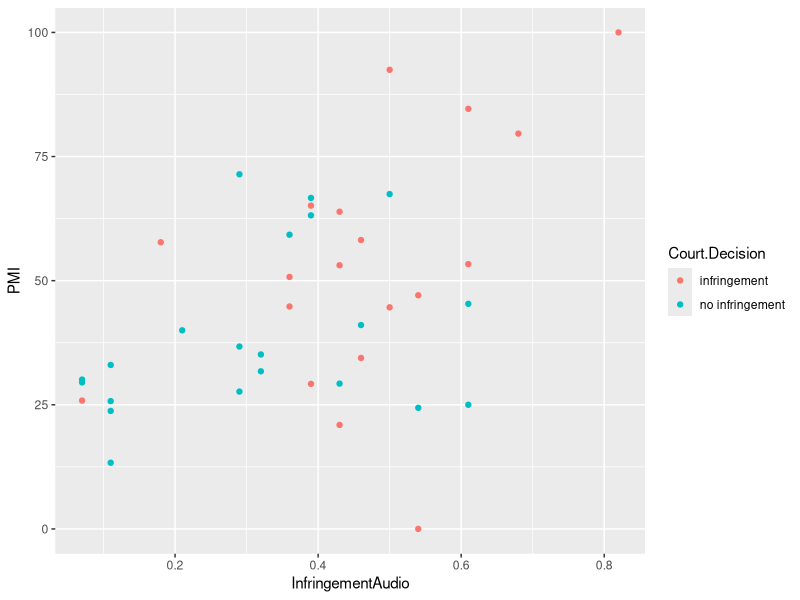
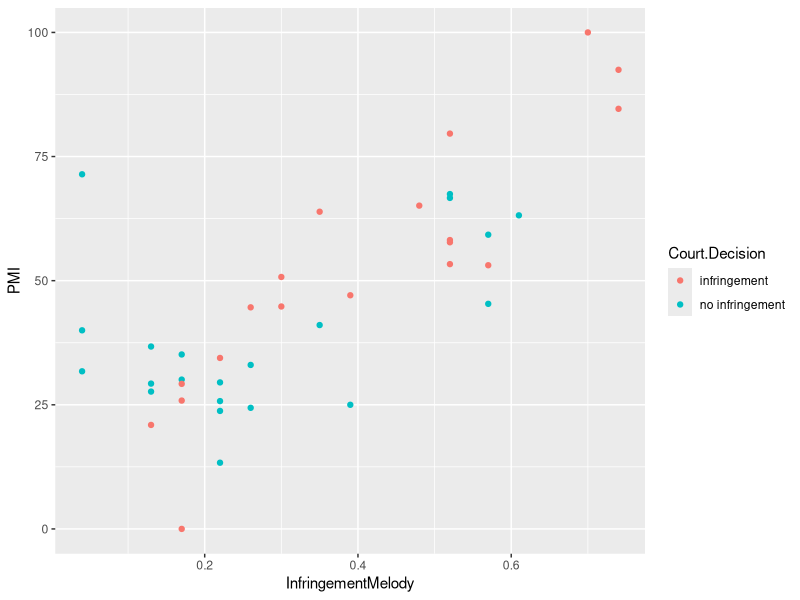
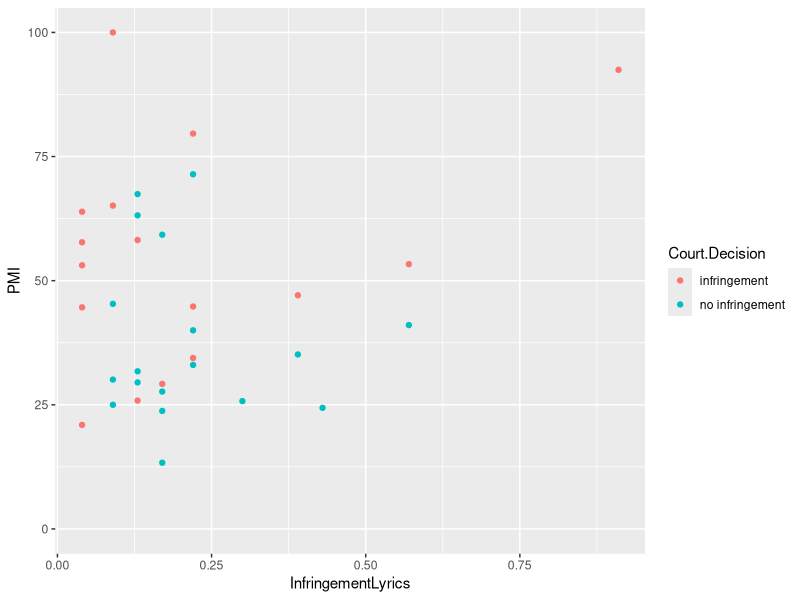
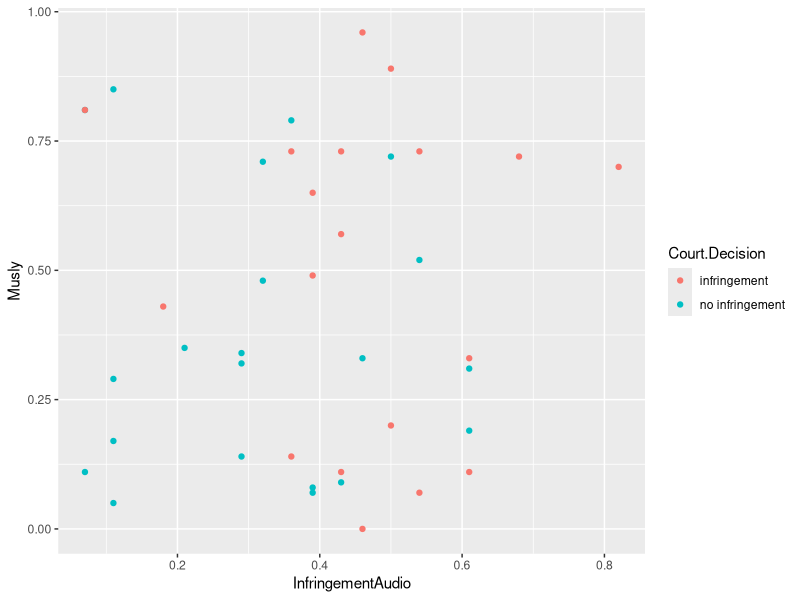
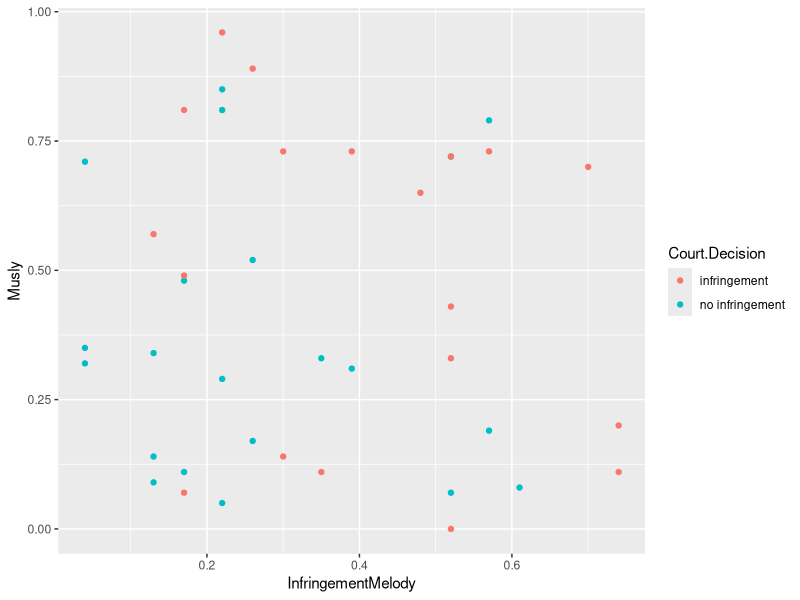
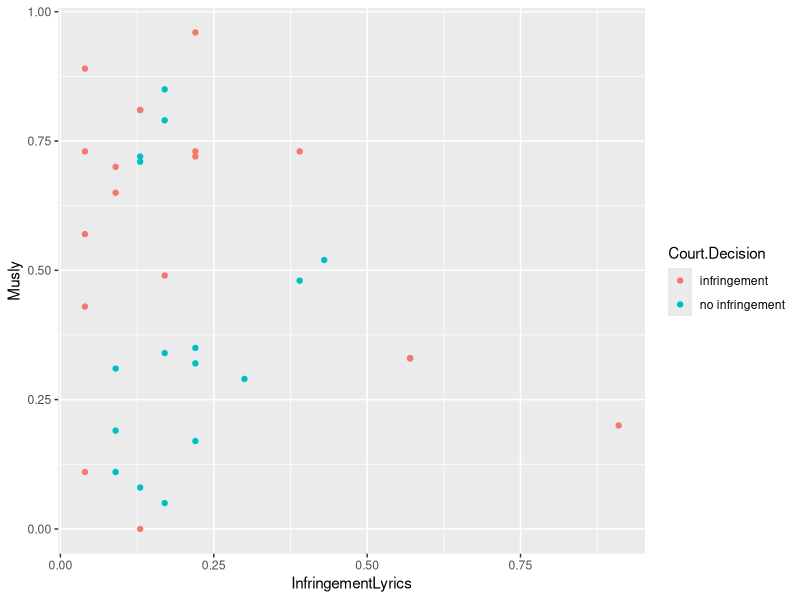
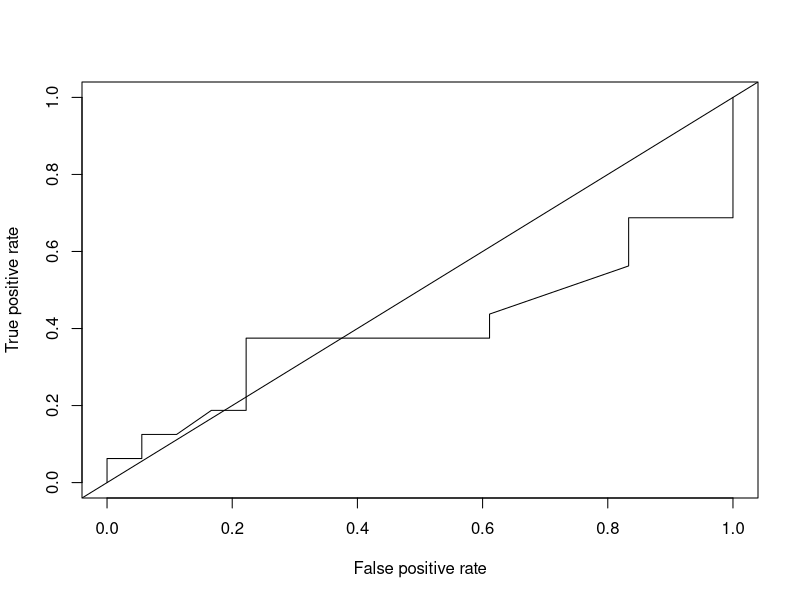
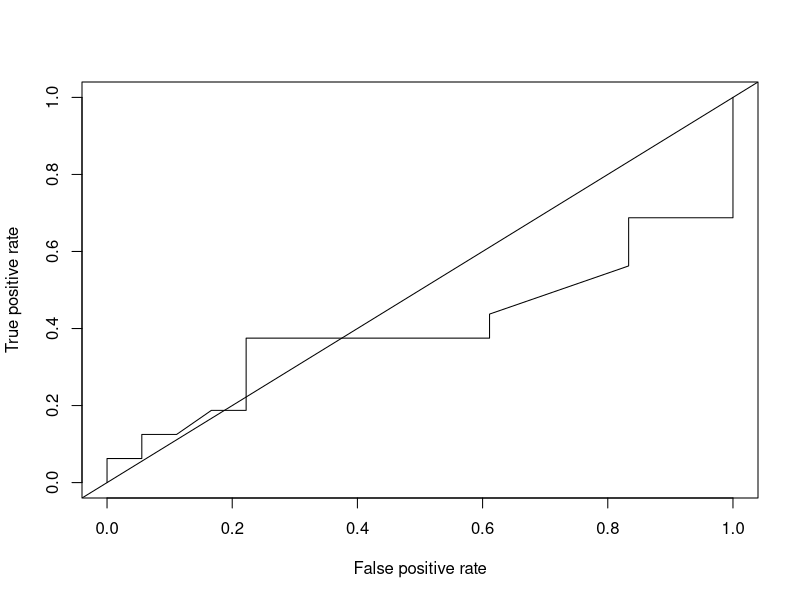

The R source for these figures, in order:

#load packages
library(ggplot2)
library(ROCR)

#load data
d<-read.csv("Yuan et al (2022) raw data.csv")

#create percent infringement
d$InfringementAudio<-ifelse(d$Court.Decision.1==1,d$Perceptual.Accuracy...Full.audio,1-d$Perceptual.Accuracy...Full.audio)
d$InfringementMelody<-ifelse(d$Court.Decision.1==1,d$Perceptual.Accuracy...Melody.only,1-d$Perceptual.Accuracy...Melody.only)
d$InfringementLyrics<-ifelse(d$Court.Decision.1==1,d$Perceptual.Accuracy...Lyrics.only,1-d$Perceptual.Accuracy...Lyrics.only)
#omit NAs for lyrics dataset
d.lyric.na<-na.omit(d)

#plot infringement: 
#vs PMI:
ggplot(d,aes(x=InfringementAudio,y=PMI,group=Court.Decision))+
       geom_point(aes(color=Court.Decision))
ggplot(d,aes(x=InfringementMelody,y=PMI,group=Court.Decision))+
       geom_point(aes(color=Court.Decision))
ggplot(d,aes(x=InfringementLyrics,y=PMI,group=Court.Decision))+
  geom_point(aes(color=Court.Decision))

#vs Musly:
ggplot(d,aes(x=InfringementAudio,y=Musly,group=Court.Decision))+
  geom_point(aes(color=Court.Decision))
ggplot(d,aes(x=InfringementMelody,y=Musly,group=Court.Decision))+
  geom_point(aes(color=Court.Decision))
ggplot(d,aes(x=InfringementLyrics,y=Musly,group=Court.Decision))+
  geom_point(aes(color=Court.Decision))

#signal detection analyses:
#PMI
pred <- prediction(d$PMI, d$Court.Decision.1)
#Repeat for:
pred <- prediction(d$Musly, d$Court.Decision.1)
pred <- prediction(d$InfringementAudio, d$Court.Decision.1)
pred <- prediction(d$InfringementMelody, d$Court.Decision.1)
pred <- prediction(d.lyric.na$InfringementLyrics, d.lyric.na$Court.Decision.1)

##
roc.perf = performance(pred, measure = "tpr", x.measure = "fpr")
plot(roc.perf)
abline(a = 0, b = 1)

roc.perf = performance(pred, measure = "tpr", x.measure = "fpr")
plot(roc.perf)
abline(a = 0, b = 1)

opt.cut = function(perf, pred) {
  cut.ind = mapply(FUN = function(x, y, p) {
    d = (x-0)^2 + (y-1)^2
    ind = which(d == min(d))
    c(sensitivity = y[[ind]], specificity = 1-x[[ind]], cutoff = p[[ind]])
  }, perf@x.values, perf@y.values, pred@cutoffs)
}
print(opt.cut(roc.perf, pred))

auc.perf = performance(pred, measure = "auc")
auc.perf@y.values
